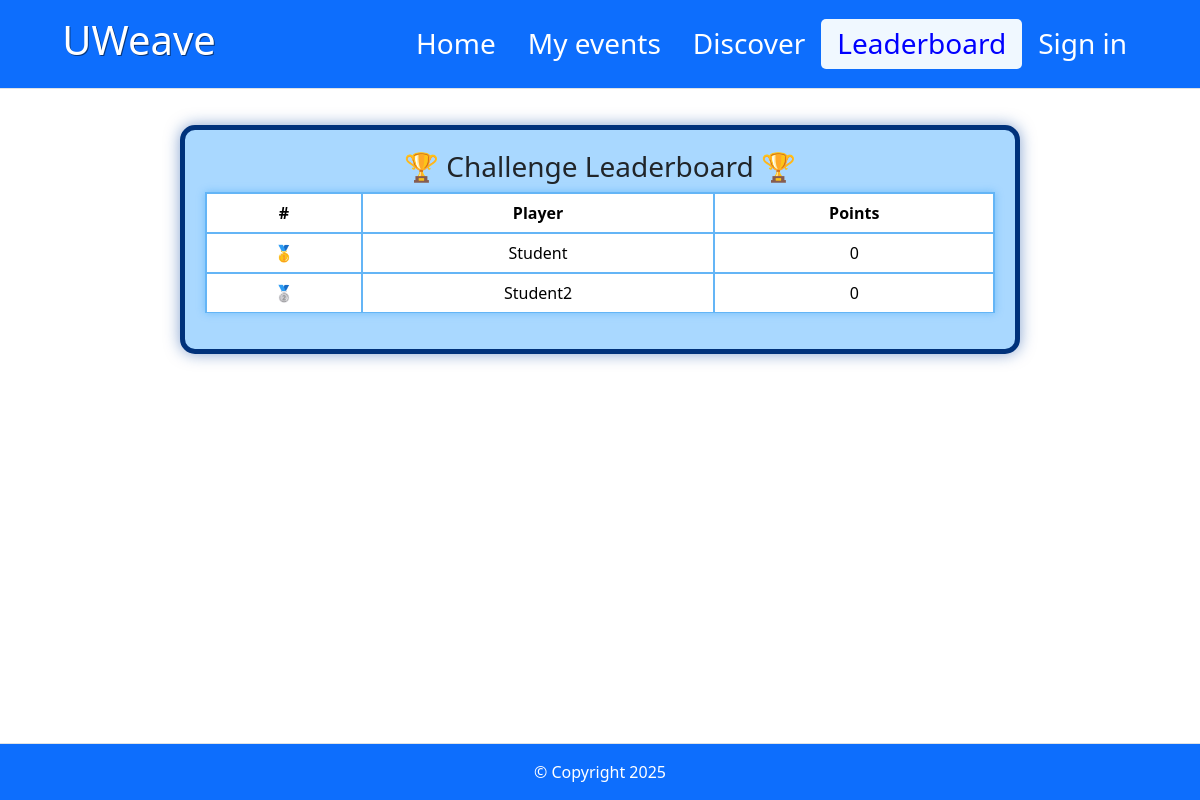
/leaderboard, run on an earlier commit of the app's database.
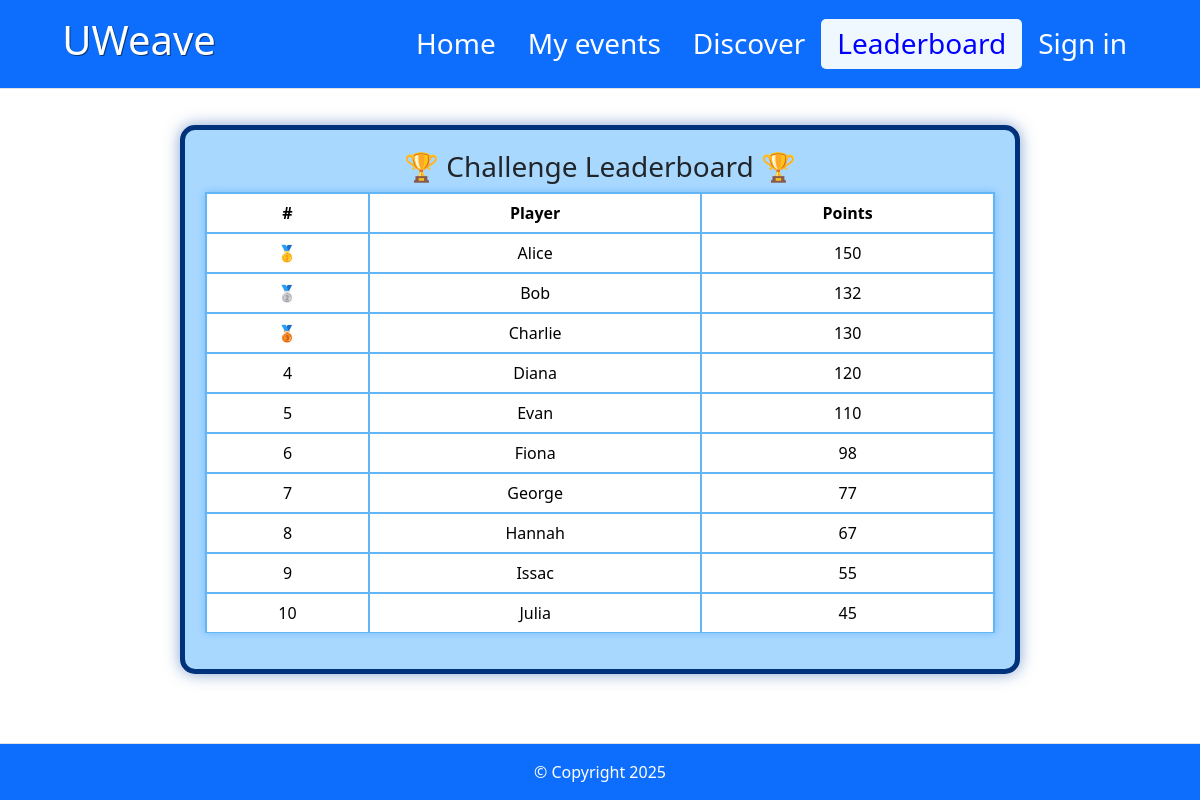
And on a later commit of the database.
### app/models.py (models this page shows, shortened)
class Student(models.Model):
    user = models.OneToOneField(User, on_delete=models.CASCADE)
    points = models.IntegerField(default=0)
    class Meta:
        permissions = (
            ("sign_up", "Can sign up for events"),
            ("badges", "Can be awarded badges and can access the badges page")
        )

### app/views.py (the view, shortened to what this page needs)
# urls.py: path("leaderboard", views.leaderboard, name="leaderboard"),
def leaderboard(request: HttpRequest) -> HttpResponse:
    all_students = Student.objects.all().order_by("-points")
    badge_links = Award.objects.all()
    badges = Badge.objects.all()
    students = all_students[:10]
    top_ten = True
    rank = -1
    points = -1
    return render(request, "leaderboard.html", {
        "students": students,
        "top_ten": top_ten,
        "rank": rank,
        "points": points,
        "badge_links": badge_links,
        "badges": badges
    })

### app/templates/leaderboard.html (shortened to what this page needs)
<head>
</head>
{% extends "base.html" %}
{% block content %}
<body>
    <div class="leaderboard">
        <h3>🏆  Challenge Leaderboard  🏆</h3>
        <table class="table">
            <thead>
                <tr>
                    <th>#</th>
                    <th>Player</th>
                    <th>Points</th>
                </tr>
            </thead>
            <tbody>
                {% for student in students %}
                    {% if forloop.counter == 1 %} <tr class="warning" onclick="showPopup('{{ forloop.counter }}')">
                    {% elif forloop.counter == 2 %} <tr class="active" onclick="showPopup('{{ forloop.counter }}')">
                    {% elif forloop.counter == 3 %} <tr class="danger" onclick="showPopup('{{ forloop.counter }}')">
                    {% endif %}
                        <td>
                            {% if forloop.counter == 1 %} 🥇
                            {% elif forloop.counter == 2 %} 🥈
                            {% elif forloop.counter == 3 %} 🥉
                            {% else %} {{ forloop.counter }}
                            {% endif %}
                        </td>
                        <td>{{ student.user.username }}</td>
                        <td>{{ student.points }}</td>
                    </tr>
                {% endfor %}
            </tbody>
        </table>
    </div>
</body>
{% endblock %}

What changed in the data, as far as the page shows it:
added Student: user.username "Alice", points "150"
added Student: user.username "Bob", points "132"
added Student: user.username "Charlie", points "130"
added Student: user.username "Diana", points "120"
added Student: user.username "Evan", points "110"
added Student: user.username "Fiona", points "98"
added Student: user.username "George", points "77"
changed Student: user.username "Student" → "Hannah"; points "0" → "67"; no longer shows "🥇"
changed Student: user.username "Student2" → "Issac"; points "0" → "55"; no longer shows "🥈"
added Student: user.username "Julia", points "45"
